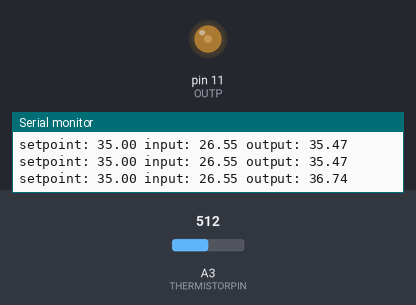
The sketch below on a simulated Arduino Uno, built with avr-gcc and run on an emulated ATmega328P. Shown: output pins drawn as LEDs (lit = HIGH), the last lines printed to the serial monitor. The inputs (shaded band) are chosen by the test bench; at power-on: A3 (THERMISTORPIN) = 512.

Above: at 1.2 s.
1.3 s: A3 (THERMISTORPIN) set to 306
2.8 s: A3 (THERMISTORPIN) set to 511
At 2.96 s:
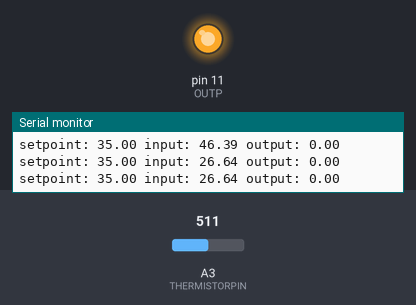
5.8 s: A3 (THERMISTORPIN) set to 716
8.8 s: A3 (THERMISTORPIN) set to 306
At 9.0 s:
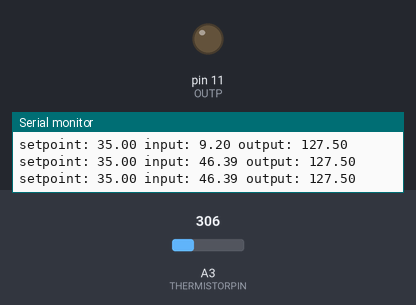
At 9.42 s:
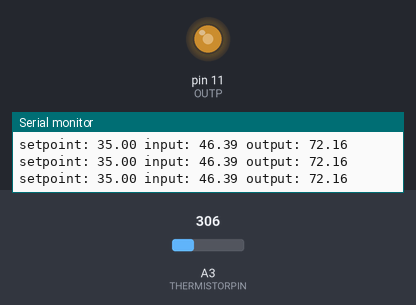
11.8 s: A3 (THERMISTORPIN) set to 15
Timing chart, 0 to 14.3 s (numbered marks = the images above; inputs shaded):
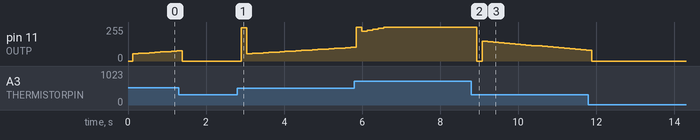

The sketch:

Heat_regul_PID.ino
```cpp
#include <PID_v1.h>

// which analog pin to connect
#define THERMISTORPIN A3
// resistance at 25 degrees C
#define THERMISTORNOMINAL 100000
// temp. for nominal resistance (almost always 25 C)
#define TEMPERATURENOMINAL 25
// how many samples to take and average, more takes longer
// but is more 'smooth'
#define NUMSAMPLES 25
// The beta coefficient of the thermistor (usually 3000-4000)
#define BCOEFFICIENT 4120
// the value of the 'other' resistor
#define SERIESRESISTOR 92900
// On contrôle avec la broche 11
#define OUTP 11

//Variable pour echantillonnage
int samples[NUMSAMPLES];

// Variables pour PID
// La température souhaitée :
double Consigne = 35;
// La température mesurée :
double Temp;
// La valeur PWM 0-255 :
double Mosfet;

// Déclaration de l'objet PID
// Les argument sont les variables de gestion
// puis les gains pour P, I et D
// et enfin,le mode.
//Define the aggressive and conservative Tuning Parameters
double aggKp = 6, aggKi = 3, aggKd = 1;
double consKp = 1, consKi = 0.05, consKd = 0.25;

PID myPID(&Temp, &Mosfet, &Consigne, consKp, consKi, consKd, DIRECT);

// Valeurs de l'exemple fourni
//PID myPID(&Temp, &Mosfet, &Consigne, 2, 5, 1, DIRECT);
// Agressif
//PID myPID(&Temp, &Mosfet, &Consigne, 6, 3, 1, DIRECT);
// Moins agressif
// PID myPID(&Temp, &Mosfet, &Consigne, 1, 0.05, 0.25, DIRECT);

void SerialSend()
{
  Serial.print("setpoint: "); Serial.print(Consigne); Serial.print(" ");
  Serial.print("input: "); Serial.print(Temp); Serial.print(" ");
  Serial.print("output: ");Serial.print(Mosfet/2); Serial.println(" ");
  //delay(100);

}

float getTemperature() {
  uint8_t i;
  float average;

  // take N samples in a row, with a slight delay
  for (i = 0; i < NUMSAMPLES; i++) {
    samples[i] = analogRead(THERMISTORPIN);
    //delay(10);
  }

  // average all the samples out
  average = 0;
  for (i = 0; i < NUMSAMPLES; i++) {
    average += samples[i];
  }
  average /= NUMSAMPLES;

  // convert the value to resistance
  average = 1023 / average - 1;
  average = SERIESRESISTOR / average;

  float steinhart;
  steinhart = average / THERMISTORNOMINAL;     // (R/Ro)
  steinhart = log(steinhart);                  // ln(R/Ro)
  steinhart /= BCOEFFICIENT;                   // 1/B * ln(R/Ro)
  steinhart += 1.0 / (TEMPERATURENOMINAL + 273.15); // + (1/To)
  steinhart = 1.0 / steinhart;                 // Invert
  steinhart -= 273.15;                         // convert to C

  return steinhart;
}

void setup(void) {
  // broche 11 en sortie
  pinMode(OUTP, OUTPUT);
  // activation port série
  Serial.begin(9600);
  // consigne à 40°C
  //Consigne = 40;
  // contrôle entre 0-255
  myPID.SetOutputLimits(0, 255);
  // on active la régulation PID
  myPID.SetMode(AUTOMATIC);

}

void loop(void) {
  // demande de mesure
  Temp = getTemperature();

  double gap = abs(Consigne - Temp); //distance away from setpoint

  if (gap < 2)
  { //we're close to setpoint, use conservative tuning parameters
    myPID.SetTunings(consKp, consKi, consKd);
  } else {
    //we're far from setpoint, use aggressive tuning parameters
    myPID.SetTunings(aggKp, aggKi, aggKd);
  }

  // calcul PID, la variable Mosfet contient
  // ensuite la valeur calculée
  myPID.Compute();
  // écriture PWM
  analogWrite(OUTP, Mosfet);

  SerialSend();
  // envoi des informations temp:PWM à Processing
}
```

Measured:
- after the input at 2.8 s, pin 11 (OUTP): 0/255 → 250/255 after 0.10 s, → 55/255 0.14 s later, → 57/255 0.14 s later, → 60/255 0.14 s later, … (21 changes in this stretch)
- after the input at 8.8 s, pin 11 (OUTP): 255/255 → 0/255 after 0.14 s, → 147/255 0.14 s later, → 144/255 0.14 s later, → 140/255 0.14 s later, … (21 changes in this stretch)
